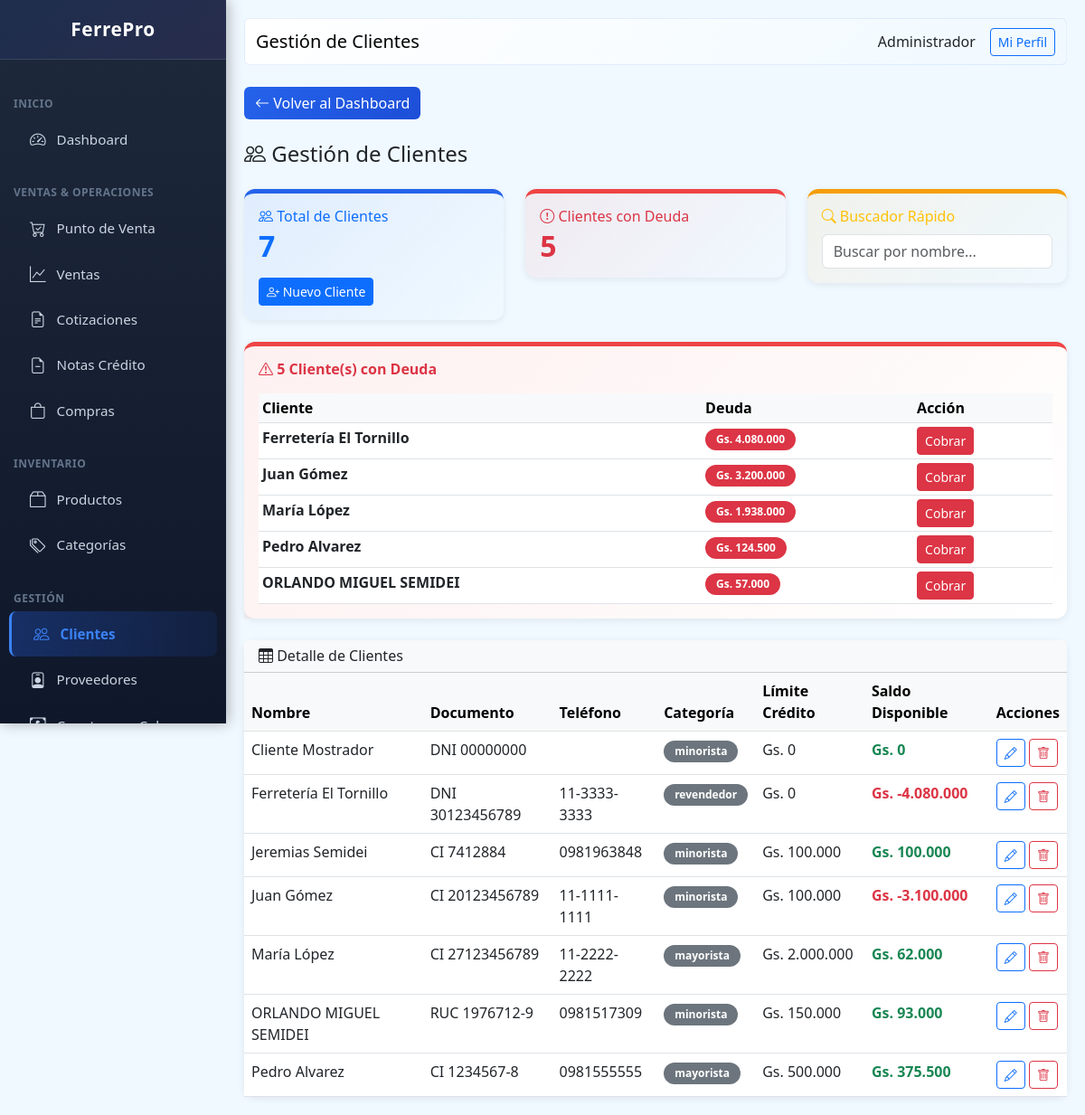
The page /public/index.php?page=clients (signed in) on the database as committed earlier.
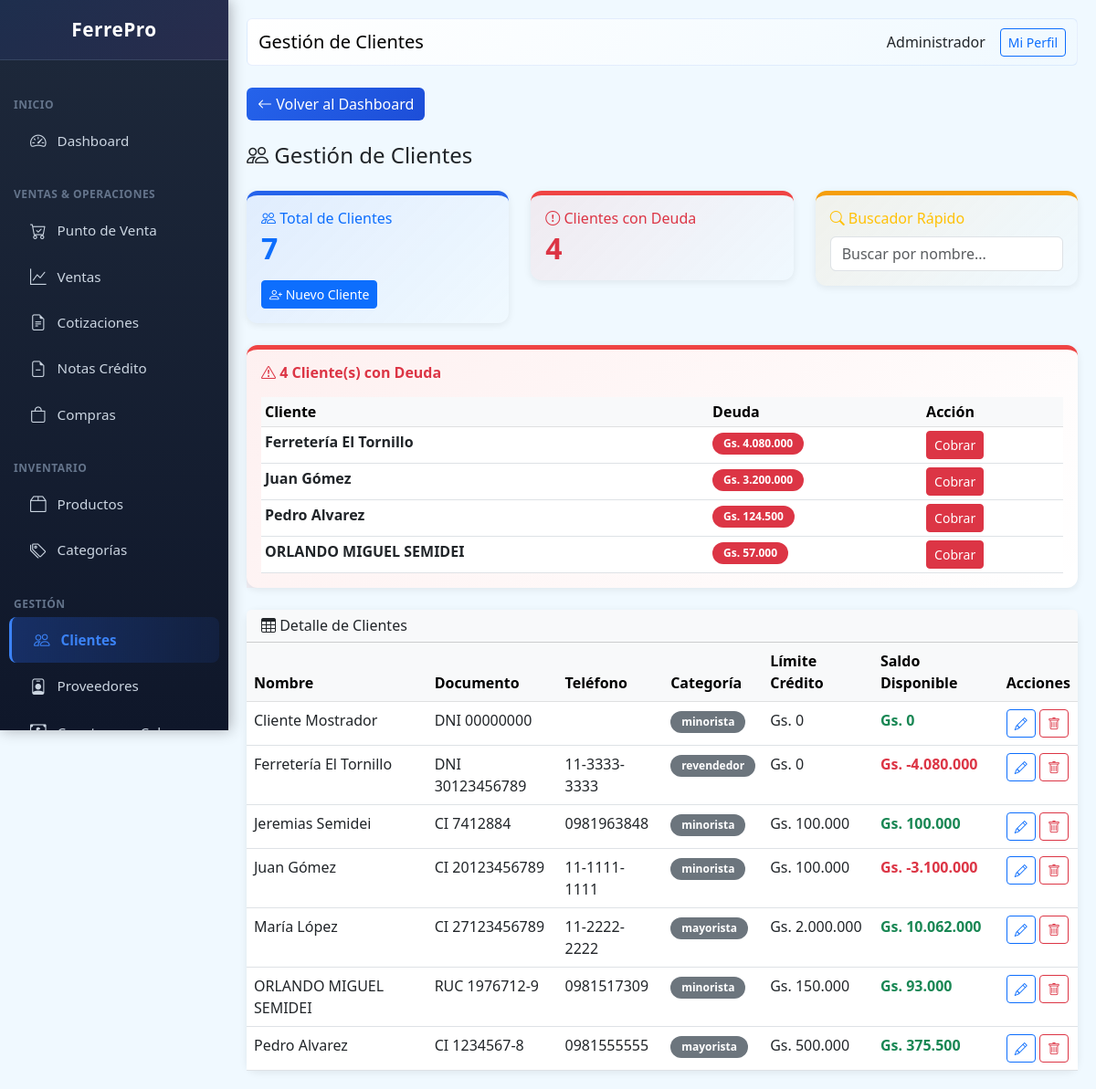
The same page on the database as committed later.
### tables this page shows
CREATE TABLE clients (
                id INTEGER PRIMARY KEY AUTOINCREMENT,
                name TEXT NOT NULL,
                document_type TEXT DEFAULT 'DNI',
                document TEXT,
                phone TEXT,
                email TEXT,
                address TEXT,
                credit_limit REAL DEFAULT 0,
                category TEXT DEFAULT 'minorista',
                balance REAL DEFAULT 0,
                active INTEGER DEFAULT 1,
                created_at DATETIME DEFAULT CURRENT_TIMESTAMP
            , credit_days INTEGER DEFAULT 30);

### class/Database.php (called while the page is built, shortened)
<?php
class Database extends PDO {
    private static $instance = null;
    private function __construct() {
        $dbPath = dirname(__DIR__) . '/storage/ferrepro.db';
        $this->initTables();
    }
    public static function getInstance() {
        if (self::$instance === null) {
            self::$instance = new self();
        }
        return self::$instance;
    }
    private function initTables() {
        $this->seedDefaultData();
    }
    private function seedDefaultData() {
        $stmt = $this->query("SELECT COUNT(*) as count FROM users");
    }
}

### class/Format.php (called while the page is built, shortened)
<?php
class Format {
    public static function money($amount) {
        $amount = floatval($amount);
        return 'Gs. ' . number_format($amount, 0, ',', '.');
    }
}

### views/clients/index.php (the view, shortened to what the changed rows need)
<?php
$clients = db()->query("SELECT * FROM clients WHERE active = 1 ORDER BY name")->fetchAll(PDO::FETCH_ASSOC);
$debtors = db()->query("SELECT * FROM clients WHERE active = 1 AND balance > 0 ORDER BY balance DESC")->fetchAll(PDO::FETCH_ASSOC);
$content = '
<div class="mb-4">
    <a href="?page=dashboard" class="btn btn-nav-back me-2"><i class="bi bi-arrow-left"></i> Volver al Dashboard</a>
</div>
<h4 class="mb-4"><i class="bi bi-people"></i> Gestión de Clientes</h4>
<div class="row mb-4">
    <div class="col-md-4">
        <div class="card" style="border-top: 5px solid var(--primary); background: linear-gradient(135deg, rgba(37, 99, 235, 0.08), transparent);">
            <div class="card-body">
                <h6 class="text-primary mb-1"><i class="bi bi-people"></i> Total de Clientes</h6>
                <h3 class="mb-0 text-primary" style="font-size: 2rem; font-weight: 700;">' . count($clients) . '</h3>
                <a href="?page=clients&action=new" class="btn btn-sm btn-primary mt-3"><i class="bi bi-person-plus"></i> Nuevo Cliente</a>
            </div>
        </div>
    </div>
    <div class="col-md-4">
        <div class="card" style="border-top: 5px solid var(--danger); background: linear-gradient(135deg, rgba(239, 68, 68, 0.08), transparent);">
            <div class="card-body">
                <h6 class="text-danger mb-1"><i class="bi bi-exclamation-circle"></i> Clientes con Deuda</h6>
                <h3 class="mb-0 text-danger" style="font-size: 2rem; font-weight: 700;">' . count($debtors) . '</h3>
            </div>
        </div>
    </div>
    <div class="col-md-4">
        <div class="card" style="border-top: 5px solid var(--warning); background: linear-gradient(135deg, rgba(245, 158, 11, 0.08), transparent);">
            <div class="card-body">
                <h6 class="text-warning mb-1"><i class="bi bi-search"></i> Buscador Rápido</h6>
                <input type="text" id="searchClients" class="form-control" placeholder="Buscar por nombre..." style="margin-top: 10px;">
            </div>
        </div>
    </div>
</div>';
if (count($debtors) > 0) {
    $content .= '<div class="card mb-4" style="border-top: 5px solid var(--danger);">
    <div class="card-body" style="background: linear-gradient(135deg, rgba(239, 68, 68, 0.08), transparent);">
        <h6 class="text-danger mb-3"><i class="bi bi-exclamation-triangle"></i> <strong>' . count($debtors) . ' Cliente(s) con Deuda</strong></h6>
        <div class="table-responsive">
            <table class="table table-sm mb-0">
                <thead class="table-light"><tr><th>Cliente</th><th>Deuda</th><th>Acción</th></tr></thead>
                <tbody>';
    foreach ($debtors as $d) {
        $content .= '<tr><td><strong>' . htmlspecialchars($d['name']) . '</strong></td><td><span class="badge bg-danger">' . Format::money($d['balance']) . '</span></td><td><a href="?page=receivable&client=' . $d['id'] . '" class="btn btn-sm btn-danger"><i class="bi bi-cash-circle"></i> Cobrar</a></td></tr>';
    }
    $content .= '</tbody></table>
        </div>
    </div>
</div>';
}
$content .= '
<div class="card">
    <div class="card-header bg-light">
        <h6 class="mb-0"><i class="bi bi-table"></i> Detalle de Clientes</h6>
    </div>
    <div class="card-body p-0">
        <div class="table-responsive">
            <table class="table table-hover mb-0" id="clientsTable">
                <thead class="table-light">
                    <tr>
                        <th>Nombre</th>
                        <th>Documento</th>
                        <th>Teléfono</th>
                        <th>Categoría</th>
                        <th>Límite Crédito</th>
                        <th>Saldo Disponible</th>
                        <th>Acciones</th>
                    </tr>
                </thead>
                <tbody>';
foreach ($clients as $c) {
    $availableCredit = $c['credit_limit'] - $c['balance'];
    $balanceClass = $availableCredit < 0 ? 'text-danger fw-bold' : 'text-success fw-bold';
    $content .= '<tr>
        <td>' . htmlspecialchars($c['name']) . '</td>
        <td>' . $c['document_type'] . ' ' . htmlspecialchars($c['document']) . '</td>
        <td>' . htmlspecialchars($c['phone']) . '</td>
        <td><span class="badge bg-secondary">' . $c['category'] . '</span></td>
        <td>' . Format::money($c['credit_limit']) . '</td>
        <td class="' . $balanceClass . '">' . Format::money($availableCredit) . '</td>
        <td>
            <a href="?page=clients&action=edit&id=' . $c['id'] . '" class="btn btn-sm btn-outline-primary"><i class="bi bi-pencil"></i></a>
            <a href="?page=clients&action=delete&id=' . $c['id'] . '" class="btn btn-sm btn-outline-danger" onclick="return confirm(\'¿Eliminar?\')"><i class="bi bi-trash"></i></a>
        </td>
    </tr>';
}
$content .= '</tbody>
        </table>
    </div>
</div>
<script>
document.getElementById("searchClients").addEventListener("input", function() {
    const term = this.value.toLowerCase();
    const rows = document.querySelectorAll("#clientsTable tbody tr");
    rows.forEach(row => {
        row.style.display = row.textContent.toLowerCase().includes(term) ? "" : "none";
    });
});
</script>';

Rows that differ between the two databases and show on the page:
no longer on one of the page's lists (row edited): clients: name "María López", balance "Gs. 1.938.000"
changed clients "María López": Format::money($availableCredit) "Gs. 62.000" → "Gs. 10.062.000"
Other text that changed with them:
count($debtors): "5" → "4"
